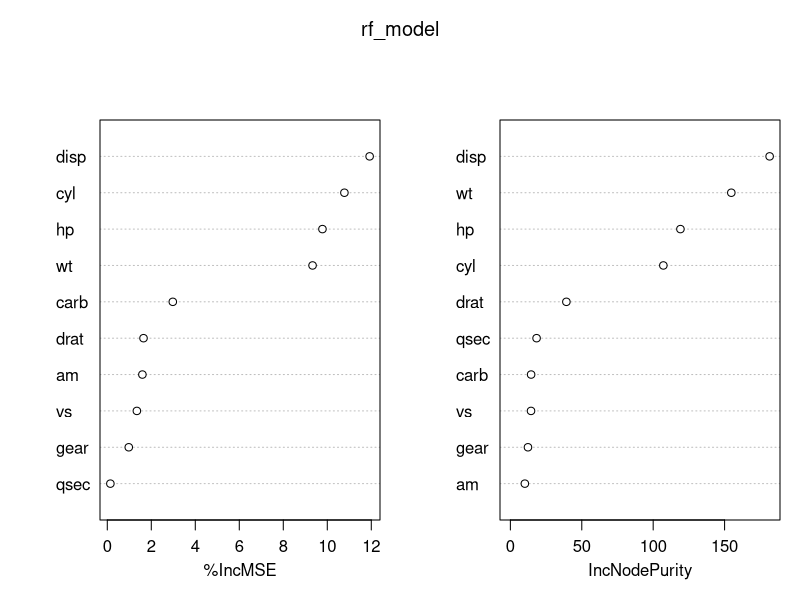
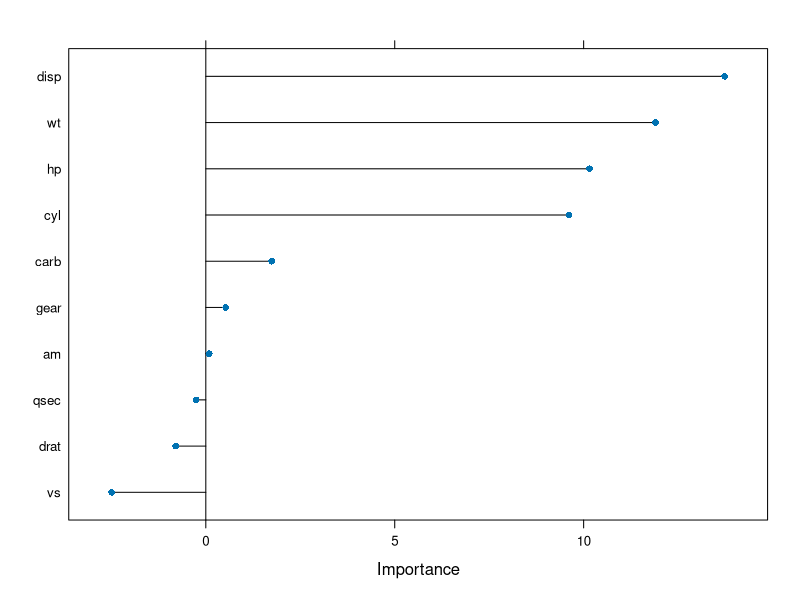

Write the R code that produced these figures, in order.
## ---------------------------
##
## Script name: machine learning
##
## Purpose of script:creating a regression model of mpg as target 
## and others as features (from a built-in dataset of mtcars) using 
## random forest algorithm with caret package, and writing the code.
##
## Author: 张红艳
## 
## Emai: zhanghongyan@mail.ustc.edu.cn
##
## Date Created:20240403

#---------加载安装包和需要处理的数据---------
#加载安装包
install.packages(c("caret", "skimr", "randomForest"))
library(caret)
library(skimr)
library(randomForest)

#加载数据并定义包含mtcars数据集的数据框,查看数据结构特征
data(mtcars)   
df <- mtcars   
str(df)
head(df)


#---------数据分类及预处理---------
#使用createDataPartition()函数划分trainData和testData
set.seed(100)
trainRowNumbers <- createDataPartition(df$mpg, p =0.7, list = FALSE)
trainData<- df[trainRowNumbers,]
testData <- df[-trainRowNumbers,]

#使用skimr函数查找trainData缺失值，结果没有缺失值，不需要额外赋值
skimmed <- skim(trainData)
skimmed  


#---------可视化feature重要性---------
#使用randomForest() 函数构建随机森林模型
set.seed(100)
rf_model <- randomForest(mpg ~., data = trainData, importance = TRUE)

#使用importance() 函数计算每个feature的重要性
importance_df <- importance(rf_model)

#使用varImpPlot()函数可视化feature重要性
varImpPlot(rf_model)

# 使用trainControl进行交叉验证
trControl <- trainControl(method = "cv", number = 10)

# 使用train()函数进行特征选择和训练模型
set.seed(100)
model <- train(mpg ~., data = trainData, method = "rf", trControl = trControl, importance = TRUE)

# 再次查看feature重要性
importance_final <- varImp(model, scale = FALSE)

# 可视化最终的feature重要性
plot(importance_final)


#---------测试模型---------
# 使用训练好的模型对testData进行预测
testData$rf_tree.pred <- predict(rf_model, newdata = testData)


#---------模型评估---------
Metrics::rmse(testData$mpg, testData$rf_tree.pred)
